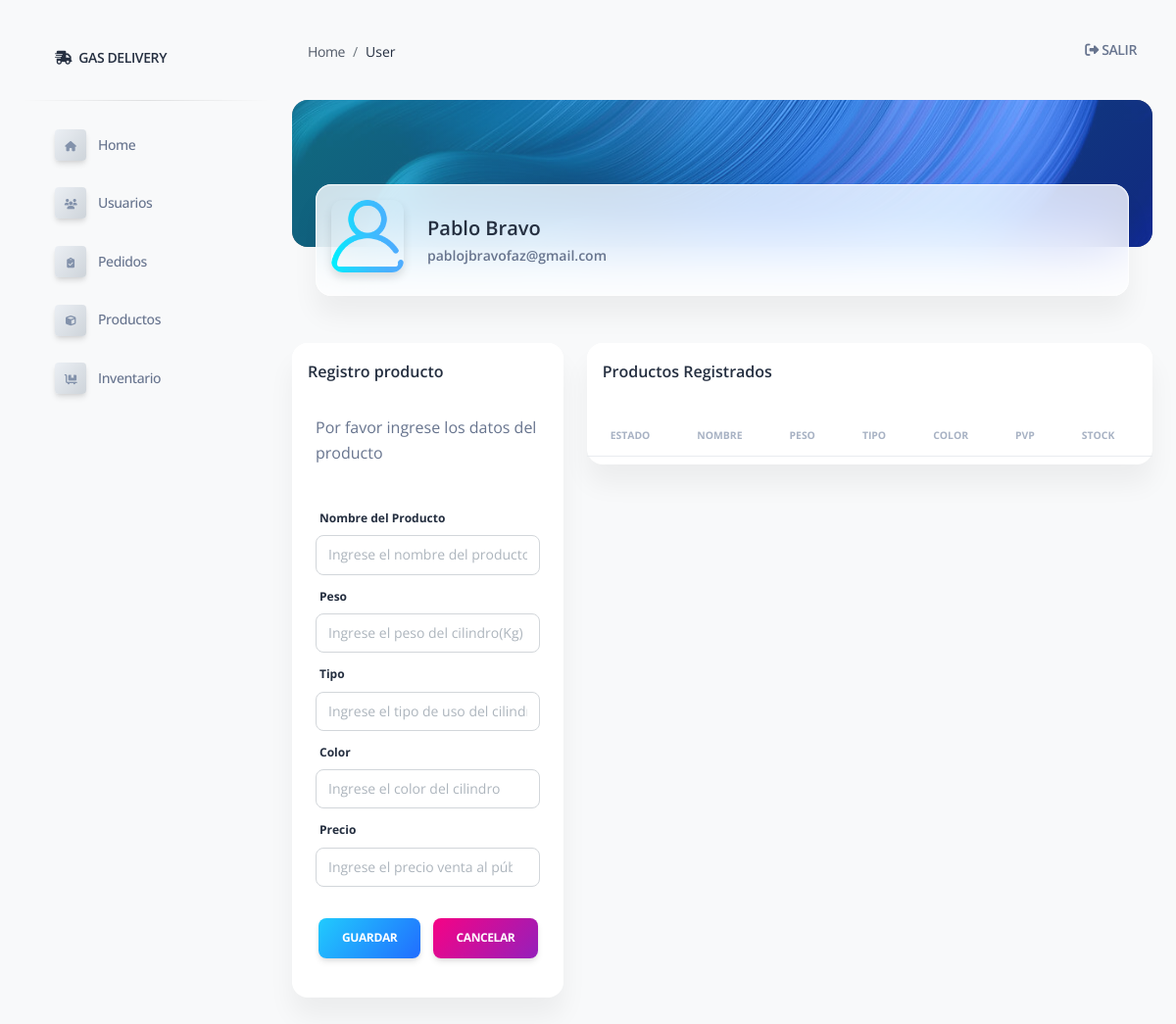
The page /user/gestion_prod (signed in) on the database as committed earlier.
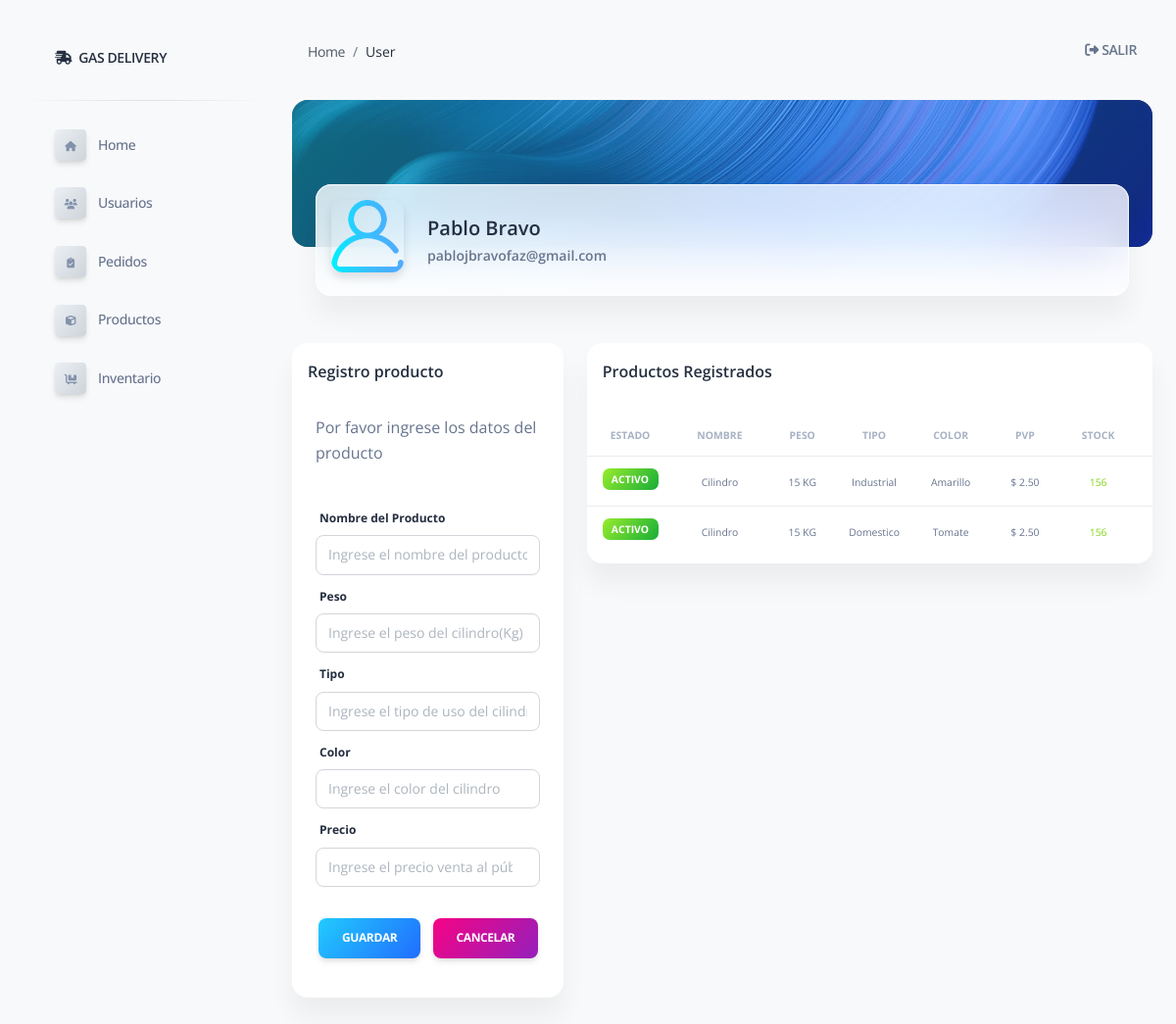
The same page on the database as committed later.
### gasbravo/models.py (models this page shows)
class Producto (models.Model):
    nombre_prod = models.CharField(max_length=30)
    peso = models.CharField(max_length=2)
    tipo = models.CharField(max_length=25)
    color = models.CharField(max_length=25, null=True)
    precio_venta = models.DecimalField(
        max_digits=5, decimal_places=2, default=0.00, null=True)
    cantidad_stock = models.IntegerField(default=0)
    estado = models.BooleanField(default=True)
    created_at = models.DateField(auto_now_add=True)
    updated_at = models.DateField(auto_now=True)
    objects = ProductoManager()

### gasbravo/views.py (the view)
# urls.py: path('user/gestion_prod',views.gest_prod),
def gest_prod(request):
    if 'logged_user' not in request.session:
        messages.error(request, "Please register or please log in first")
        return redirect('/')
    context = {
        'logged_user' : User.objects.get(id=request.session['logged_user']),
        'all_prod' : Producto.objects.all(),
    }
    return render(request, 'crearprod.html', context)

### gasbravo/templates/crearprod.html (shortened to what the changed rows need)
{% extends 'layouts/base.html' %} {% block title %} Gestion Productos {% endblock title %}
{% block stylesheets %}{% endblock stylesheets %} {% block content %}
<div class="container-fluid py-4">
    <div class="row my-4">
        <div class="col-lg-8 col-md-6">
            <div class="card mb-2">
                <div class="card-body px-0 pb-2">
                    <div class="table-responsive">
                        <table class="table align-items-center mb-0">
                            <thead>
                                <tr>
                                    <th class="text-center text-uppercase text-secondary text-xxs font-weight-bolder opacity-7">Estado</th>
                                    <th class="text-center text-uppercase text-secondary text-xxs font-weight-bolder opacity-7">Nombre</th>
                                    <th class="text-center text-uppercase text-secondary text-xxs font-weight-bolder opacity-7">Peso</th>
                                    <th class="text-center text-uppercase text-secondary text-xxs font-weight-bolder opacity-7">Tipo</th>
                                    <th class="text-center text-uppercase text-secondary text-xxs font-weight-bolder opacity-7">Color</th>
                                    <th class="text-center text-uppercase text-secondary text-xxs font-weight-bolder opacity-7">PVP</th>
                                    <th class="text-center text-uppercase text-secondary text-xxs font-weight-bolder opacity-7">Stock</th>
                                    <th class="text-center text-uppercase text-secondary text-xxs font-weight-bolder opacity-7">Acción</th>
                                </tr>
                            </thead>
                            <tbody>
                                {% for prod in all_prod%}
                                <tr>
                                    <td class="align-middle text-center text-xxs">
                                        {% if prod.estado == 1 %}
                                        <h6><span class="badge bg-gradient-success text-xxs">Activo</span></h6>
                                        {% else %}
                                        <h6><span class="badge bg-gradient-danger text-xxs">Eliminado</span></h6>
                                        {% endif %}
                                    </td>
                                    <td class="align-middle text-center text-sm">
                                        <span class="text-xxs ">{{prod.nombre_prod}}</span>
                                    </td>
                                    <td class="align-middle text-center text-sm">
                                        <span class="text-xxs"> {{prod.peso}} </span>
                                    </td>
                                    <td class="align-middle text-center text-sm">
                                        <span class="text-xxs">{{prod.tipo}} </span>
                                    </td>
                                    <td class="align-middle text-center text-sm">
                                        <span class="text-xxs ">{{prod.color}}</span>
                                    </td>
                                    <td class="align-middle text-center text-sm">
                                        <span class="text-xxs ">$ {{prod.precio_venta}}</span>
                                    </td>
                                    <td class="align-middle text-center text-sm">
                                        {% if prod.cantidad_stock == 0%}
                                        <span class="text-xxs text-danger">{{prod.cantidad_stock}}</span> {% else %}
                                        <span class="text-xxs text-success">{{prod.cantidad_stock}}</span> {% endif %}
                                    </td>
                                    {% if prod.estado == 1 %}
                                    <td class="align-left text-center text-xxs">
                                        <div class="dropdown float-lg-begin pe-4">
                                        </div>
                                    </td>
                                    {% endif %}
                                </tr>
                                {% endfor %}
                            </tbody>
                        </table>
                    </div>
                </div>
            </div>
        </div>
    </div>
</div>
{% endblock content %}

Rows that differ between the two databases and show on the page:
added Producto: estado "ACTIVO", nombre_prod "Cilindro", peso "15 KG", tipo "Industrial", color "Amarillo", precio_venta "2.50", cantidad_stock "156"
added Producto: estado "ACTIVO", nombre_prod "Cilindro", peso "15 KG", tipo "Domestico", color "Tomate", precio_venta "2.50", cantidad_stock "156"
